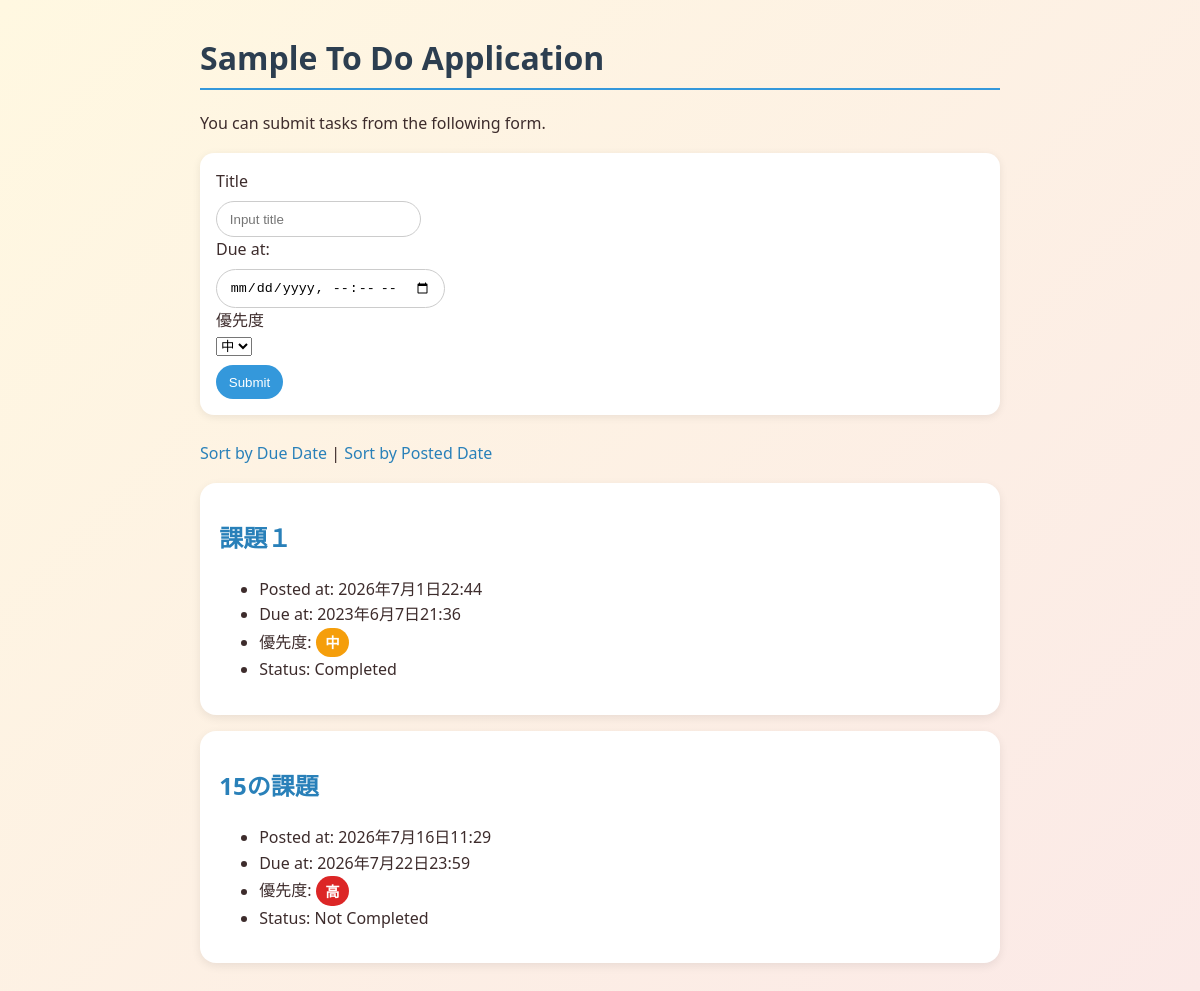
The app's page /?order=due with its own data.
### todo/models.py (models this page shows, shortened)
class Task(models.Model):
    PRIORITY_CHOICES = [
        ('high', '高'),
        ('medium', '中'),
        ('low', '低'),
    ]
    title = models.CharField(max_length=100)
    completed = models.BooleanField(default=False)
    posted_at = models.DateTimeField(default=timezone.now)
    due_at = models.DateTimeField(null=True, blank=True)
    priority = models.CharField(
        max_length=10,
        choices=PRIORITY_CHOICES,
        default='medium',
    )

### todo/views.py (the view, shortened to what this page needs)
# urls.py: path('', todo_views.index, name="index"),
def index(request):
    if request.GET.get('order') == 'due':
        tasks = Task.objects.order_by('due_at')
    else:
        tasks = Task.objects.order_by('-posted_at')
    context = {
        'tasks': tasks
    }
    return render(request, 'todo/index.html', context)

### todo/templates/todo/index.html (shortened to what this page needs)
{% load static %}
<!DOCTYPE html>
<html lang="ja">
  <head>
    <link rel="stylesheet" href="{% static 'todo/style.css' %}">
  </head>
  <body>
    <h1>Sample To Do Application</h1>
    <p>You can submit tasks from the following form.</p>
    <form action="{% url 'index' %}" method="post">
      <div>
        <label for="titleInput">Title</label><br>
        <input id="titleInput" name="title" type="text" placeholder="Input title">
      </div>
      <div>
        <label for="dueInput">Due at:</label><br>
        <input id="dueInput" name="due_at" type="datetime-local">
      </div>
      <div>
        <label for="priorityInput">優先度</label><br>
        <select id="priorityInput" name="priority">
          <option value="medium" selected>中</option>
        </select>
      </div>
      <div>
        <button type="submit">Submit</button>
      </div>
    </form>
    <br>
    <div>
      <a href="{% url 'index' %}?order=due">Sort by Due Date</a> |
      <a href="{% url 'index' %}?order=post">Sort by Posted Date</a>
    </div>
    {% for task in tasks %}
    <div class="text">
      <h2><a href="{% url "detail" task.id %}">{{ task.title }}</a></h2>
      <ul>
        <li>Posted at: {{ task.posted_at }}</li>
        {% if task.due_at %}
        <li>Due at: {{ task.due_at }}</li>
        {% endif %}
        <li>優先度: <span class="priority-badge priority-{{ task.priority }}">{{ task.get_priority_display }}</span></li>
        {% if task.completed %}
        <li>Status: Completed</li>
        {% else %}
        <li>Status: Not Completed</li>
        {% endif %}
      </ul>
    </div>
    {% endfor %}
  </body>
</html>

### todo/static/todo/style.css (style rules this page uses)
body { font-family: 'Segoe UI', 'Hiragino Sans', 'Yu Gothic', sans-serif; margin: 2rem auto; max-width: 800px; padding: 0 1rem; background: linear-gradient(135deg, #fff8e1 0%, #fbe9e7 100%); color: #3d2c2c; line-height: 1.6; }
h1, h2 { font-family: 'Trebuchet MS', 'Arial Rounded MT Bold', 'Segoe UI', sans-serif; color: #2c3e50; }
h1 { border-bottom: 2px solid #3498db; padding-bottom: 0.3rem; }
form { background: #fff; padding: 1rem; border-radius: 14px; box-shadow: 0 2px 8px rgba(0, 0, 0, 0.08); }
input, button { margin-top: 0.4rem; padding: 0.6rem 0.8rem; border: 1px solid #ccc; border-radius: 999px; }
button { background-color: #3498db; color: white; border: none; cursor: pointer; transition: background-color 0.2s ease; }
.text, .detail-card { background: white; padding: 1rem 1.2rem; margin-top: 1rem; border-radius: 16px; box-shadow: 0 3px 10px rgba(0, 0, 0, 0.08); }
a { color: #2980b9; text-decoration: none; }
.priority-badge { display: inline-block; padding: 0.2rem 0.6rem; border-radius: 999px; font-size: 0.9rem; font-weight: 600; color: white; }
.priority-high { background-color: #dc2626; }
.priority-medium { background-color: #f59e0b; }

### records on screen
Task: title "課題１", posted_at "2026年7月1日22:44", due_at "2023年6月7日21:36", priority "中", completed "Status: Completed"
Task: title "15の課題", posted_at "2026年7月16日11:29", due_at "2026年7月22日23:59", priority "高", completed "Status: Not Completed"
